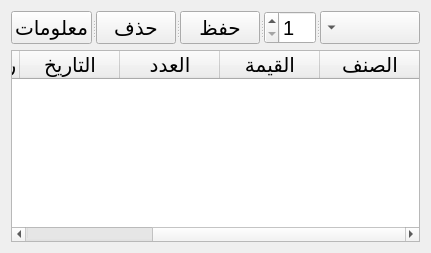
        <widget class="QWidget" name="tab_4">
         <attribute name="title">
          <string>سجاير</string>
         </attribute>
         <layout class="QVBoxLayout" name="verticalLayout_6">
          <item>
           <layout class="QVBoxLayout" name="verticalLayout">
            <item>
             <widget class="QSplitter" name="splitter_3">
              <property name="orientation">
               <enum>Qt::Horizontal</enum>
              </property>
              <widget class="QPushButton" name="pushButton_9">
               <property name="font">
                <font>
                 <pointsize>15</pointsize>
                </font>
               </property>
               <property name="text">
                <string>معلومات</string>
               </property>
              </widget>
              <widget class="QPushButton" name="pushButton_34">
               <property name="font">
                <font>
                 <pointsize>15</pointsize>
                </font>
               </property>
               <property name="text">
                <string>حذف</string>
               </property>
              </widget>
              <widget class="QPushButton" name="pushButton_10">
               <property name="font">
                <font>
                 <pointsize>15</pointsize>
                </font>
               </property>
               <property name="text">
                <string>حفظ</string>
               </property>
              </widget>
              <widget class="QSpinBox" name="spinBox_2">
               <property name="font">
                <font>
                 <pointsize>15</pointsize>
                </font>
               </property>
               <property name="layoutDirection">
                <enum>Qt::RightToLeft</enum>
               </property>
               <property name="locale">
                <locale language="English" country="UnitedStates"/>
               </property>
               <property name="minimum">
                <number>1</number>
               </property>
               <property name="value">
                <number>1</number>
               </property>
              </widget>
              <widget class="QComboBox" name="comboBox_3">
               <property name="font">
                <font>
                 <pointsize>15</pointsize>
                </font>
               </property>
               <property name="layoutDirection">
                <enum>Qt::RightToLeft</enum>
               </property>
              </widget>
             </widget>
            </item>
            <item>
             <widget class="QTableWidget" name="tableWidget_3">
              <property name="enabled">
               <bool>true</bool>
              </property>
              <property name="font">
               <font>
                <pointsize>15</pointsize>
               </font>
              </property>
              <property name="layoutDirection">
               <enum>Qt::RightToLeft</enum>
              </property>
              <property name="autoFillBackground">
               <bool>false</bool>
              </property>
              <attribute name="horizontalHeaderHighlightSections">
               <bool>true</bool>
              </attribute>
              <column>
               <property name="text">
                <string>الصنف</string>
               </property>
              </column>
              <column>
               <property name="text">
                <string>القيمة</string>
               </property>
              </column>
              <column>
               <property name="text">
                <string>العدد</string>
               </property>
              </column>
              <column>
               <property name="text">
                <string>التاريخ</string>
               </property>
              </column>
              <column>
               <property name="text">
                <string>رقم الطلب</string>
               </property>
              </column>
              <column>
               <property name="text">
                <string>اسم الموظف</string>
               </property>
              </column>
             </widget>
            </item>
           </layout>
          </item>
         </layout>
        </widget>
